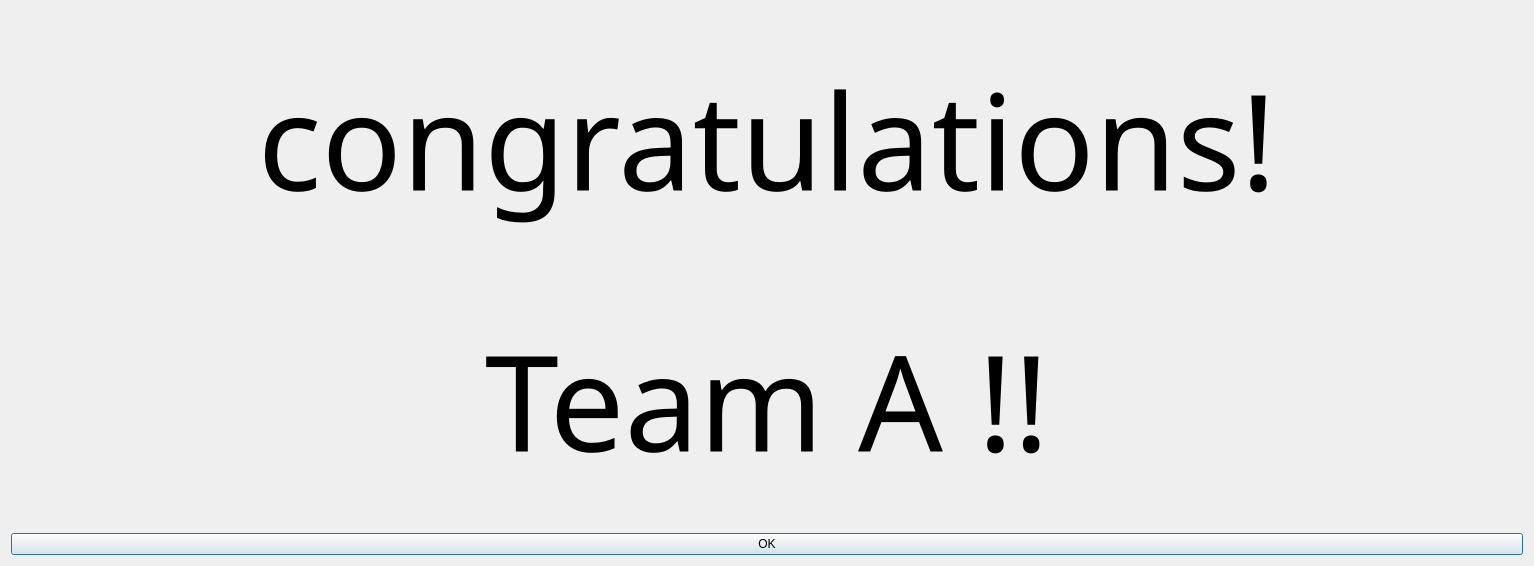
<?xml version="1.0" encoding="UTF-8"?>
<ui version="4.0">
 <class>cong_dialog</class>
 <widget class="QDialog" name="cong_dialog">
  <property name="geometry">
   <rect>
    <x>0</x>
    <y>0</y>
    <width>1534</width>
    <height>566</height>
   </rect>
  </property>
  <property name="windowTitle">
   <string>congratulations!</string>
  </property>
  <layout class="QVBoxLayout" name="verticalLayout">
   <item>
    <widget class="QLabel" name="winner">
     <property name="font">
      <font>
       <family>Skranji</family>
       <pointsize>100</pointsize>
      </font>
     </property>
     <property name="text">
      <string>congratulations!</string>
     </property>
     <property name="alignment">
      <set>Qt::AlignCenter</set>
     </property>
    </widget>
   </item>
   <item>
    <widget class="QLabel" name="team_name">
     <property name="font">
      <font>
       <family>Skranji</family>
       <pointsize>100</pointsize>
      </font>
     </property>
     <property name="text">
      <string>Team A !!</string>
     </property>
     <property name="alignment">
      <set>Qt::AlignCenter</set>
     </property>
    </widget>
   </item>
   <item>
    <widget class="QPushButton" name="button_ok">
     <property name="text">
      <string>OK</string>
     </property>
    </widget>
   </item>
  </layout>
 </widget>
 <resources/>
 <connections/>
</ui>
